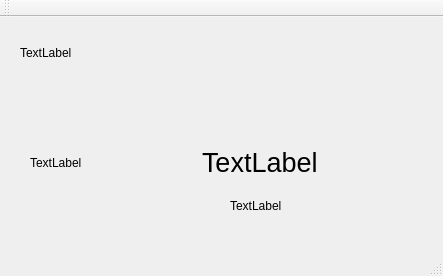
<?xml version="1.0" encoding="UTF-8"?>
<ui version="4.0">
 <class>MainWindow</class>
 <widget class="QMainWindow" name="MainWindow">
  <property name="geometry">
   <rect>
    <x>0</x>
    <y>0</y>
    <width>443</width>
    <height>276</height>
   </rect>
  </property>
  <property name="windowTitle">
   <string>MainWindow</string>
  </property>
  <widget class="QWidget" name="centralWidget">
   <widget class="QLabel" name="label">
    <property name="geometry">
     <rect>
      <x>20</x>
      <y>20</y>
      <width>71</width>
      <height>31</height>
     </rect>
    </property>
    <property name="text">
     <string>TextLabel</string>
    </property>
   </widget>
   <widget class="QLabel" name="label_2">
    <property name="geometry">
     <rect>
      <x>30</x>
      <y>130</y>
      <width>71</width>
      <height>31</height>
     </rect>
    </property>
    <property name="text">
     <string>TextLabel</string>
    </property>
   </widget>
   <widget class="QLabel" name="label_3">
    <property name="geometry">
     <rect>
      <x>200</x>
      <y>110</y>
      <width>221</width>
      <height>71</height>
     </rect>
    </property>
    <property name="font">
     <font>
      <pointsize>20</pointsize>
     </font>
    </property>
    <property name="lineWidth">
     <number>19</number>
    </property>
    <property name="midLineWidth">
     <number>0</number>
    </property>
    <property name="text">
     <string>TextLabel</string>
    </property>
    <property name="margin">
     <number>3</number>
    </property>
    <property name="indent">
     <number>2</number>
    </property>
    <property name="openExternalLinks">
     <bool>false</bool>
    </property>
   </widget>
   <widget class="QLabel" name="over">
    <property name="geometry">
     <rect>
      <x>230</x>
      <y>180</y>
      <width>67</width>
      <height>17</height>
     </rect>
    </property>
    <property name="text">
     <string>TextLabel</string>
    </property>
   </widget>
  </widget>
  <widget class="QMenuBar" name="menuBar">
   <property name="geometry">
    <rect>
     <x>0</x>
     <y>0</y>
     <width>443</width>
     <height>22</height>
    </rect>
   </property>
  </widget>
  <widget class="QToolBar" name="mainToolBar">
   <attribute name="toolBarArea">
    <enum>TopToolBarArea</enum>
   </attribute>
   <attribute name="toolBarBreak">
    <bool>false</bool>
   </attribute>
  </widget>
  <widget class="QStatusBar" name="statusBar"/>
 </widget>
 <layoutdefault spacing="6" margin="11"/>
 <resources/>
 <connections/>
</ui>
